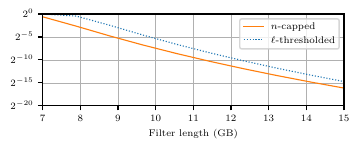

Python code for this plot:
#!/usr/bin/python2.7

from pylab import *

# Fonts for the plot
rc('font', **{
        'family' : 'serif',
        #'serif': ['litertime']
        'size' : 7
    }
)
rc('text', usetex=True)

# How many bits in a KB
kb = 8192.0
mb = 1024.0*kb
gb = 1024.0*mb

# Kirsch-Mitzenmacher
def Mitz(k, n, m):
    return (1 - np.exp(-1 * float(k*n) / float(m)))**k


def Thresh(q, r, k, l, m):
    p = (float(l+k)/float(m))**k
    x = p * q
    if r <= x:
        return 1.0
    return ((x / r)**r) * np.exp(r - x)

# Our \Zeta function
def Us(q, r, k, n, m):
    p = float(Mitz(k, n, m))
    x = p * q
    if r <= x:
        return 1.0
    return ((x / r)**r) * np.exp(r - x)



# Fixed parameters
qorder = 32
q = 1<<qorder
n = 10**9
k = 16
r = 1

# Range of filter length
start = 7*gb
end   = 15*gb
M = np.linspace(start, end, 10)

# Which parameter do you want to plot on the x-axis?
N = range(10**8,10**9+10**8,10**8)
R = range(1,11,1)
param = R

figure(figsize=(3.6,1.5))
yscale('log', basey=2)

r = 1
k = 16
l = (n * k)
th, = plot(M/gb, map(lambda X:Thresh(q,r,k,l,X), M), ':', lw=0.8)
bf, = plot(M/gb, map(lambda X:Us(q,r,k,n,X), M), lw=0.8)
print Thresh(q,r,k,l,start)
legend([bf, th], ['$n$-capped', '$\ell$-thresholded'])
xticks(np.arange(0,int(end/gb+1),1))
xlabel('Filter length (GB)')
xlim(start/gb, end/gb)
ylim(10**-6, 1)
grid(lw=0.25)
tight_layout()

# Threshold

# Show it in a new window
savefig('bf-th.pdf')
